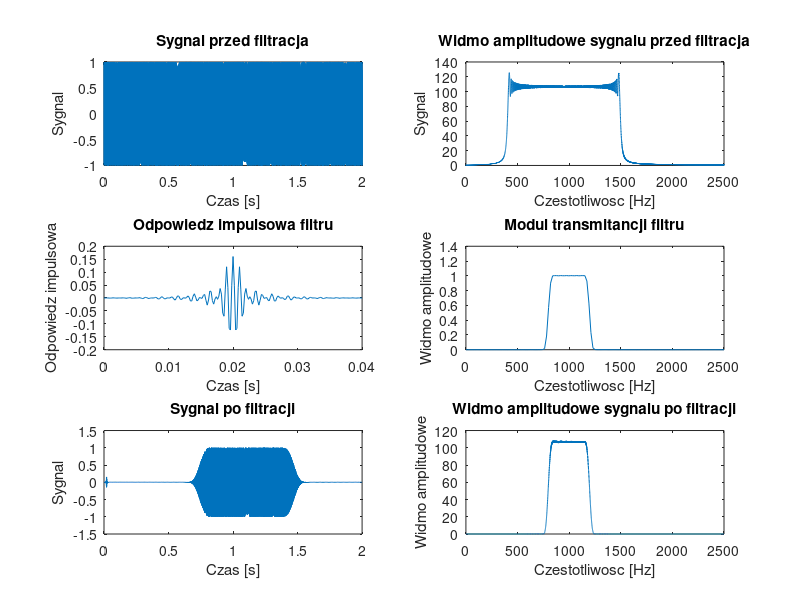

Reproduce this figure in MATLAB.
clear all;
close all;

% Przebieg czasowy sygnalu (przed filtracja)

N = 10000;
fp = 5000;
t = 0:1/fp:(N-1)/fp;
x = chirp(t,400,(N-1)/fp,1500);
figure(1);
subplot(321);
plot(t,x);
title('Sygnal przed filtracja');
xlabel('Czas [s]');
ylabel('Sygnal');


% Widmo amplitudowe sygnalu (przed filtracja)

Nf = 2^nextpow2(N);
N21 = Nf/2+1;
f = linspace(0,fp/2,N21);
v = fft(x,Nf);
w = abs(v);
subplot(322);
plot(f,w(1:N21));
title('Widmo amplitudowe sygnalu przed filtracja');
xlabel('Czestotliwosc [Hz]');
ylabel('Sygnal');


% Odpowiedz impulsowa filtru

M = 201;
fg = [800,1200];
fgu = fg/(fp/2);
h = fir1(M-1,fgu);
th = 0:1/fp:(M-1)/fp;
subplot(323);
plot(th,h);
title('Odpowiedz impulsowa filtru');
xlabel('Czas [s]');
ylabel('Odpowiedz impulsowa');

% Modul transmitancji filtru

Nfh = 2^nextpow2(M);
N21h = Nfh/2+1;
fh = linspace(0,fp/2,N21h);
vh = fft(h,Nfh);
wh = abs(vh);
subplot(324);
plot(fh,wh(1:N21h));
title('Modul transmitancji filtru');
xlabel('Czestotliwosc [Hz]');
ylabel('Widmo amplitudowe');

% Przebieg czasowy sygnalu (po filtracji)

y = filter(h,1,x);
subplot(325);
plot(t,y);
title('Sygnal po filtracji');
xlabel('Czas [s]');
ylabel('Sygnal');

% Widmo amplitudowe sygnalu (po filtracji)

vy = fft(y,Nf);
wy = abs(vy);
subplot(326);
plot(f,wy(1:N21));
title('Widmo amplitudowe sygnalu po filtracji');
xlabel('Czestotliwosc [Hz]');
ylabel('Widmo amplitudowe');
